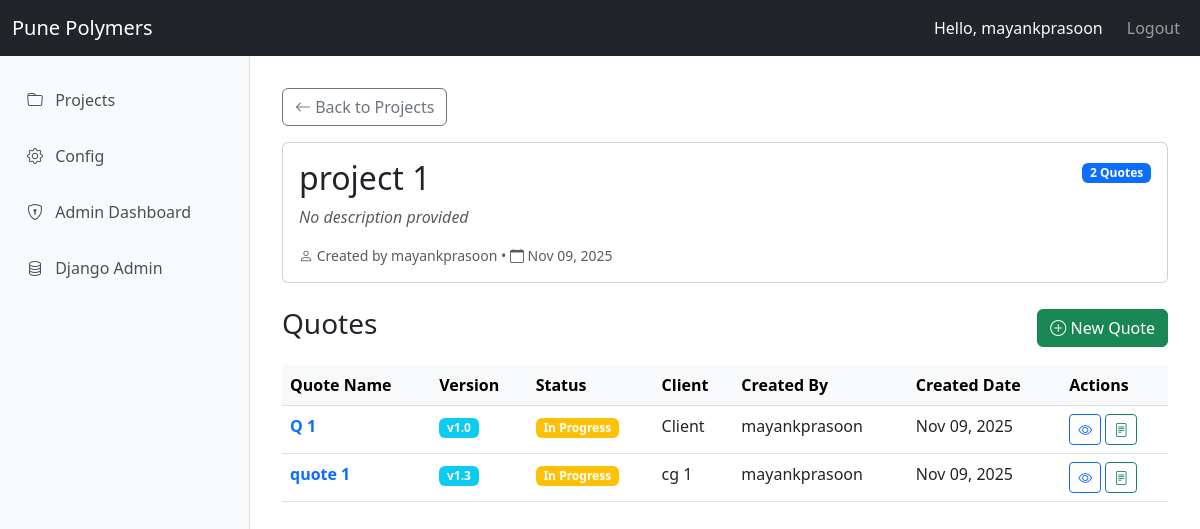
Screenshot of /projects/1/ (signed in) with the database file from the repository.
### core/models.py (models this page shows, shortened)
class Project(models.Model):
    name = models.CharField(max_length=200, default="")
    description = models.TextField(blank=True, null=True, default="")
    created_by = models.ForeignKey(User, on_delete=models.CASCADE, related_name='projects')
    created_at = models.DateTimeField(default=timezone.now)
    updated_at = models.DateTimeField(auto_now=True)
    is_active = models.BooleanField(default=True)
    class Meta:
        ordering = ['-created_at']
        verbose_name = 'Project'
        verbose_name_plural = 'Projects'

class Quote(models.Model):
    STATUS_CHOICES = [
        ('in_progress', 'In Progress'),
        ('completed', 'Completed'),
        ('discarded', 'Discarded'),
    ]
    project = models.ForeignKey(Project, on_delete=models.CASCADE, related_name='quotes')
    name = models.CharField(max_length=200, default="", help_text="Quote name/title")
    client_group = models.ForeignKey(CustomerGroup, on_delete=models.PROTECT, related_name='quotes')  # MANDATORY
    client_name = models.CharField(max_length=200, default="")
    status = models.CharField(max_length=20, choices=STATUS_CHOICES, default='in_progress')
    notes = models.TextField(blank=True, null=True, default="")
    handling_charge = models.DecimalField(max_digits=10, decimal_places=2, default=0,
                                         help_text="Fixed handling charge")
    profit_percentage = models.DecimalField(max_digits=5, decimal_places=2, default=0,
                                           help_text="Profit percentage")
    major_version = models.IntegerField(default=1, help_text="Major version (e.g., 1 in 1.5)")
    minor_version = models.IntegerField(default=0, help_text="Minor version (e.g., 5 in 1.5)")
    sap_number = models.CharField(max_length=100, blank=True, null=True, default="", verbose_name="SAP Number")
    part_number = models.CharField(max_length=100, default="")
    part_name = models.CharField(max_length=200, default="")
    amendment_number = models.CharField(max_length=50, blank=True, null=True, default="")
    description = models.TextField(blank=True, null=True, default="")
    quantity = models.IntegerField(default=1)
    created_by = models.ForeignKey(User, on_delete=models.CASCADE, related_name='quotes')
    created_at = models.DateTimeField(default=timezone.now)
    updated_at = models.DateTimeField(auto_now=True)
    quote_definition_complete = models.BooleanField(default=False)
    raw_material_complete = models.BooleanField(default=False)
    moulding_machine_complete = models.BooleanField(default=False)
    assembly_complete = models.BooleanField(default=False)
    packaging_complete = models.BooleanField(default=False)
    transport_complete = models.BooleanField(default=False)
    class Meta:
        ordering = ['-created_at']
        verbose_name = 'Quote'
        verbose_name_plural = 'Quotes'
    def get_version(self):
        return f"{self.major_version}.{self.minor_version}"

### core/views.py (the view)
# urls.py: path('projects/<int:project_id>/', views.project_detail, name='project_detail'),
@login_required
def project_detail(request, project_id):
    project = get_object_or_404(Project, id=project_id, is_active=True)
    quotes = project.quotes.all()
    context = {
        'project': project,
        'quotes': quotes,
    }
    return render(request, 'core/project_detail.html', context)

### templates/core/project_detail.html (shortened to what this page needs)
{% extends 'base.html' %}
{% block content %}
<div class="row mb-4">
    <div class="col-md-12">
        <div class="d-flex align-items-center mb-3">
            <a href="{% url 'projects' %}" class="btn btn-outline-secondary me-3">
                <i class="bi bi-arrow-left"></i> Back to Projects
            </a>
        </div>
        <div class="card">
            <div class="card-body">
                <div class="d-flex justify-content-between align-items-start">
                    <div>
                        <h2 class="mb-2">{{ project.name }}</h2>
                        <p class="text-muted mb-3">
                            {% if project.description %}
                                {{ project.description }}
                            {% else %}
                                <em>No description provided</em>
                            {% endif %}
                        </p>
                        <div class="text-muted small">
                            <i class="bi bi-person"></i> Created by {{ project.created_by.username }} •
                            <i class="bi bi-calendar"></i> {{ project.created_at|date:"M d, Y" }}
                        </div>
                    </div>
                    <div>
                        <span class="badge bg-primary">{{ quotes|length }} Quote{{ quotes|length|pluralize }}</span>
                    </div>
                </div>
            </div>
        </div>
    </div>
</div>
<div class="row mb-3">
    <div class="col-md-12">
        <div class="d-flex justify-content-between align-items-center">
            <h3>Quotes</h3>
            <a href="{% url 'quote_create' project.id %}" class="btn btn-success">
                <i class="bi bi-plus-circle"></i> New Quote
            </a>
        </div>
    </div>
</div>
<div class="row">
    <div class="col-md-12">
        {% if quotes %}
            <div class="table-responsive">
                <table class="table table-hover">
                    <thead class="table-light">
                        <tr>
                            <th>Quote Name</th>
                            <th>Version</th>
                            <th>Status</th>
                            <th>Client</th>
                            <th>Created By</th>
                            <th>Created Date</th>
                            <th>Actions</th>
                        </tr>
                    </thead>
                    <tbody>
                        {% for quote in quotes %}
                        <tr>
                            <td>
                                <a href="{% url 'quote_detail' project.id quote.id %}" class="text-decoration-none">
                                    <strong>{{ quote.name }}</strong>
                                </a>
                            </td>
                            <td><span class="badge bg-info">v{{ quote.get_version }}</span></td>
                            <td>
                                {% if quote.status == 'in_progress' %}
                                    <span class="badge bg-warning">In Progress</span>
                                {% elif quote.status == 'completed' %}
                                    <span class="badge bg-success">Completed</span>
                                {% elif quote.status == 'discarded' %}
                                    <span class="badge bg-danger">Discarded</span>
                                {% endif %}
                            </td>
                            <td>{{ quote.client_name }}</td>
                            <td>{{ quote.created_by.username }}</td>
                            <td>{{ quote.created_at|date:"M d, Y" }}</td>
                            <td>
                                <a href="{% url 'quote_detail' project.id quote.id %}"
                                   class="btn btn-sm btn-outline-primary" title="View Details">
                                    <i class="bi bi-eye"></i>
                                </a>
                                <a href="{% url 'quote_summary' project.id quote.id %}"
                                   class="btn btn-sm btn-outline-success" title="View Summary">
                                    <i class="bi bi-file-text"></i>
                                </a>
                            </td>
                        </tr>
                        {% endfor %}
                    </tbody>
                </table>
            </div>
        {% else %}
            <div class="alert alert-info">
                <i class="bi bi-info-circle"></i> No quotes in this project yet. Create your first quote to get started!
            </div>
        {% endif %}
    </div>
</div>
{% endblock %}

### templates/base.html (shortened to what this page needs)
<!DOCTYPE html>
<html lang="en">
<head>
    <link href="https://cdn.jsdelivr.net/npm/bootstrap@5.3.0/dist/css/bootstrap.min.css" rel="stylesheet">
    <link rel="stylesheet" href="https://cdn.jsdelivr.net/npm/bootstrap-icons@1.11.0/font/bootstrap-icons.css">
</head>
<body>
    <nav class="navbar navbar-expand-lg navbar-dark bg-dark">
        <div class="container-fluid">
            <a class="navbar-brand" href="{% url 'home' %}">Pune Polymers</a>
            <div class="collapse navbar-collapse" id="navbarNav">
                <ul class="navbar-nav ms-auto align-items-center">
                    {% if user.is_authenticated %}
                        <li class="nav-item">
                            <span class="navbar-text text-light me-3">Hello, {{ user.username }}</span>
                        </li>
                        <li class="nav-item">
                            <a class="nav-link" href="{% url 'logout' %}">Logout</a>
                        </li>
                    {% else %}
                        <li class="nav-item">
                            <a class="nav-link" href="{% url 'login' %}">Login</a>
                        </li>
                    {% endif %}
                </ul>
            </div>
        </div>
    </nav>
    <div class="{% if user.is_authenticated %}d-flex{% else %}container mt-4{% endif %}">
        {% if user.is_authenticated %}
        <div class="sidebar">
            <nav class="nav flex-column py-3">
                <a class="nav-link {% if request.resolver_match.url_name == 'projects' %}active{% endif %}" href="{% url 'projects' %}">
                    <i class="bi bi-folder"></i> Projects
                </a>
                <a class="nav-link {% if request.resolver_match.url_name == 'config' %}active{% endif %}" href="{% url 'config' %}">
                    <i class="bi bi-gear"></i> Config
                </a>
                {% if user.is_superuser %}
                <a class="nav-link {% if 'admin_dashboard' in request.resolver_match.url_name %}active{% endif %}" href="{% url 'admin_dashboard' %}">
                    <i class="bi bi-shield-lock"></i> Admin Dashboard
                </a>
                {% endif %}
                {% if user.is_staff %}
                <a class="nav-link" href="/admin/" target="_blank">
                    <i class="bi bi-database"></i> Django Admin
                </a>
                {% endif %}
            </nav>
        </div>
        {% endif %}
        <div class="{% if user.is_authenticated %}main-content{% else %}w-100{% endif %}">
            {% block content %}
            {% endblock %}
        </div>
    </div>
</body>
</html>

### templates/base.html (style rules this page uses)
body { min-height: 100vh; }
.sidebar { min-height: calc(100vh - 56px); width: 250px; background-color: #f8f9fa; border-right: 1px solid #dee2e6; }
.sidebar .nav-link { color: #495057; padding: 1rem 1.5rem; border-left: 3px solid transparent; }
.sidebar .nav-link i { margin-right: 0.5rem; width: 20px; }
.main-content { flex: 1; padding: 2rem; }

### rows the page displays
Project: name "project 1", created_by.username "mayankprasoon", created_at "Nov 09, 2025"
Quote: name "Q 1", get_version "1.0", status "In Progress", client_name "Client", created_by.username "mayankprasoon", created_at "Nov 09, 2025"
Quote: name "quote 1", get_version "1.3", status "In Progress", client_name "cg 1", created_by.username "mayankprasoon", created_at "Nov 09, 2025"

### other values shown
{{ user.username }} "mayankprasoon"
{{ quotes|length }} "2"
